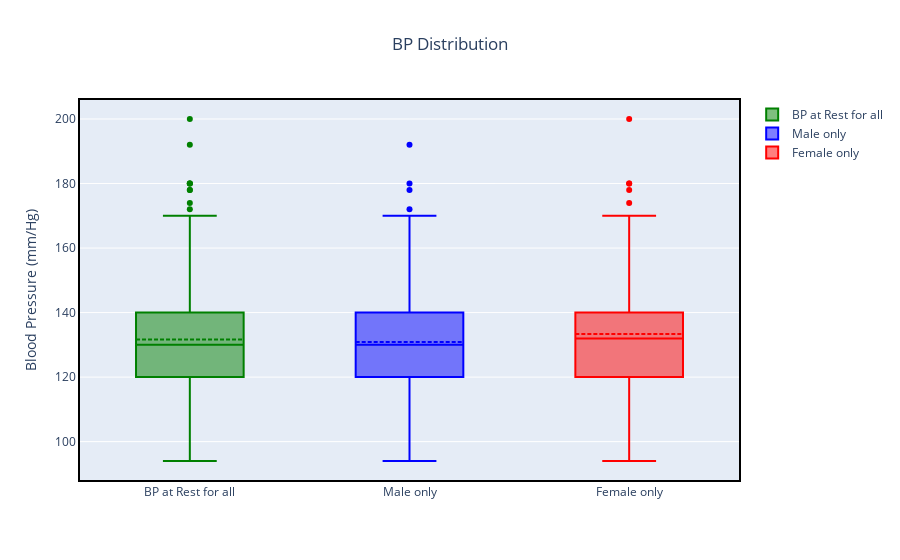

Notebook code for this chart:
### Markdown cell above
### Resting Blood Pressure vs Gender

### Code cell
fig = go.Figure()

fig.add_trace(go.Box(y=data['resting_BP'], name='BP at Rest for all', marker_color='green', boxmean=True))
fig.add_trace(go.Box(y=data[data['sex'] == 'Male']['resting_BP'], name='Male only', marker_color='blue', boxmean=True))
fig.add_trace(go.Box(y=data[data['sex'] == 'Female']['resting_BP'], name='Female only', marker_color='red', boxmean=True))

fig.update_layout(title='BP Distribution', yaxis_title='Blood Pressure (mm/Hg)', title_x=0.5)
fig.update_xaxes(showline=True, linewidth=2, linecolor='black', mirror=True)
fig.update_yaxes(showline=True, linewidth=2, linecolor='black', mirror=True)

fig.show()

### Figure 1 — Plotly figure (JSON) as saved in the notebook; plotly's stock layout.template omitted (floating-point values rounded to 4 significant figures; data arrays with more than 128 entries replaced by an {"elided": "..."} marker saying what was removed)
{"data": [{"boxmean": true, "marker": {"color": "green"}, "name": "BP at Rest for all", "type": "box", "y": {"elided": "303 int values"}}, {"boxmean": true, "marker": {"color": "blue"}, "name": "Male only", "type": "box", "y": {"elided": "206 int values"}}, {"boxmean": true, "marker": {"color": "red"}, "name": "Female only", "type": "box", "y": [130, 140, 120, 140, 130, 150, 120, 120, 150, 140, 150, 160, 130, 140, 105, 130, 142, 135, 155, 160, 140, 130, 128, 138, 130, 160, 108, 135, 150, 128, 110, 145, 132, 130, 138, 150, 130, 200, 124, 122, 135, 102, 102, 115, 110, 100, 132, 112, 174, 140, 134, 158, 140, 138, 120, 138, 120, 110, 180, 140, 150, 120, 178, 105, 138, 130, 112, 108, 94, 108, 118, 152, 136, 180, 120, 160, 134, 126, 130, 120, 120, 120, 106, 140, 118, 136, 150, 112, 146, 138, 130, 128, 170, 132, 124, 140, 130]}], "layout": {"title": {"text": "BP Distribution", "x": 0.5}, "xaxis": {"linecolor": "black", "linewidth": 2, "mirror": true, "showline": true}, "yaxis": {"linecolor": "black", "linewidth": 2, "mirror": true, "showline": true, "title": {"text": "Blood Pressure (mm/Hg)"}}}}
